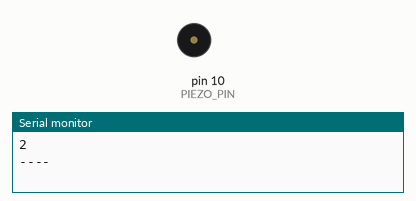
This sketch was run on a simulated Arduino Uno, built with avr-gcc and run on an emulated ATmega328P. Shown: buzzer (waves = sounding), the last lines printed to the serial monitor.

Above: at 0.43 s.
At 4.18 s:
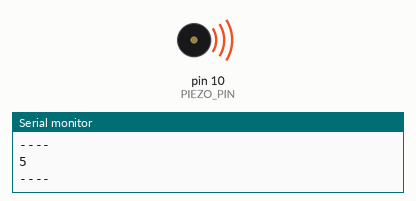
Timing chart, 0 to 4.7 s (numbered marks = the images above):
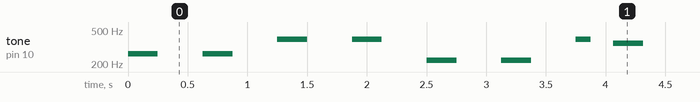

The sketch:

04-piezo-sound.ino
```cpp
// (licence header left out)
const uint8_t PIEZO_PIN {10};
// Twinkle, Twinkle, Little Star.
const uint8_t SONG[] = {
    2, 2, 6, 6, 0, 0,
    6, 5, 5, 4, 4, 3,
    3, 2, 6, 6, 5, 5,
    4, 4, 3, 6, 6, 5,
    5, 4, 4, 3, 2, 2,
    6, 6, 0, 0, 6, 5,
    5, 4, 4, 3, 3, 2
};
const uint8_t NOTE_DURATION[] = {
    4, 4, 4, 4, 4, 4,
    8, 4, 4, 4, 4, 4,
    4, 8, 4, 4, 4, 4,
    4, 4, 8, 4, 4, 4,
    4, 4, 4, 8, 4, 4,
    4, 4, 4, 4, 8, 4,
    4, 4, 4, 4, 4 ,8
};
const uint8_t SONG_SIZE = sizeof(SONG) / sizeof(*SONG);

void play(const uint8_t song[], const uint8_t note_duration[], uint8_t size);

void setup() {
    pinMode(PIEZO_PIN, OUTPUT);

    Serial.begin(9600);
}

void loop() {
  play(SONG, NOTE_DURATION, SONG_SIZE);
}

void play(const uint8_t song[], const uint8_t note_duration[], uint8_t size)
{
  // Frequencies for middle A, B, C, D, E, F and G.
  const int notes[] = {220, 247, 262, 294, 330, 349, 392};
  for (int i = 0; i < size; ++i)
  {
    Serial.println(song[i]);
    Serial.println("----");

    auto duration = 1000 / note_duration[i];
    tone(PIEZO_PIN, notes[song[i]], duration);
    delay(duration * 2.5);
  }
}
```

Measured:
- by itself, tone on pin 10 (PIEZO_PIN): plays 262 Hz for 0.25 s, 262 Hz for 0.25 s, 392 Hz for 0.25 s, 392 Hz for 0.25 s, 220 Hz for 0.25 s, 220 Hz for 0.25 s … (224 notes in this stretch)
